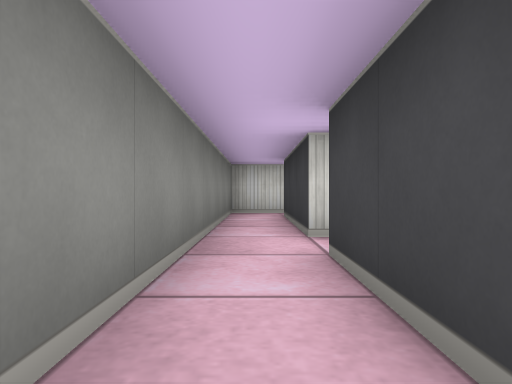
view 1 (above)

12 first-person views from a walk through a cub3D level. The camera is about half as high as the walls, looks level and sees 70° across. The floor is counted in squares. Each view is taken from the middle of a square. On the plan, view 1 faces up. The plan holds only what a view shows up to about 9 squares ahead; the rest is blank.

view 2
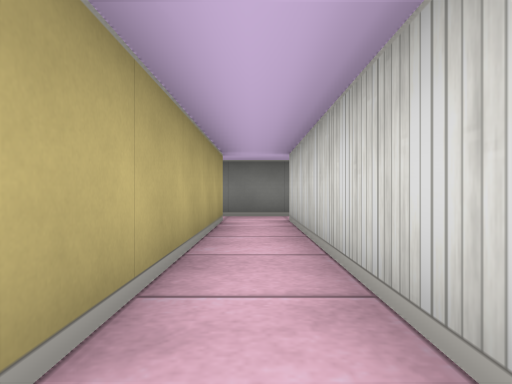

view 3
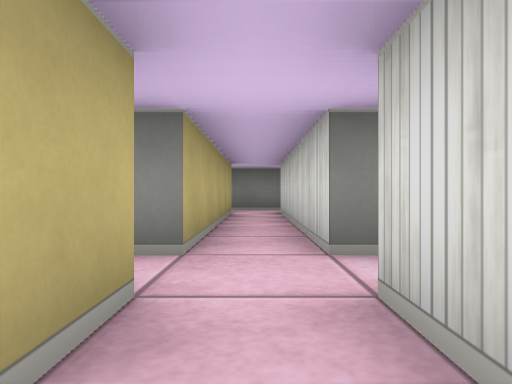

view 4
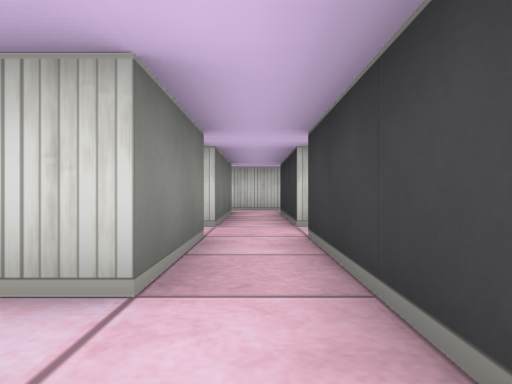

view 5
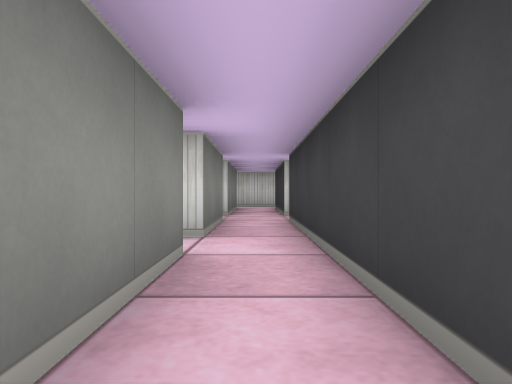

view 6
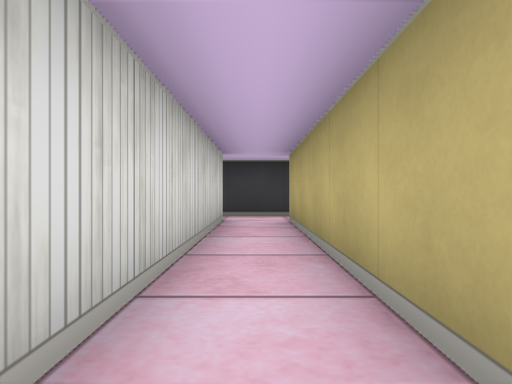

view 7
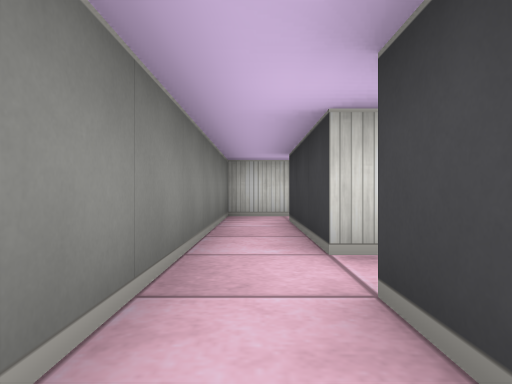

view 8
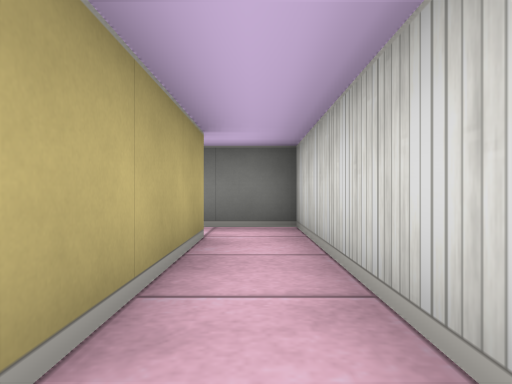

view 9
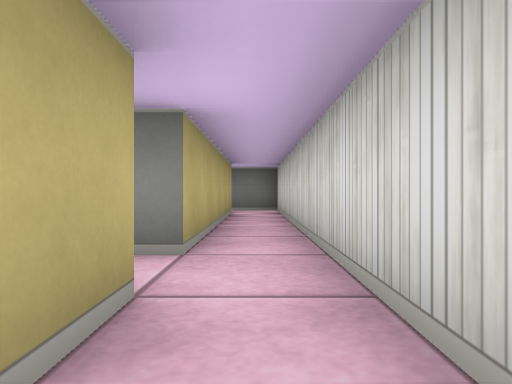

view 10
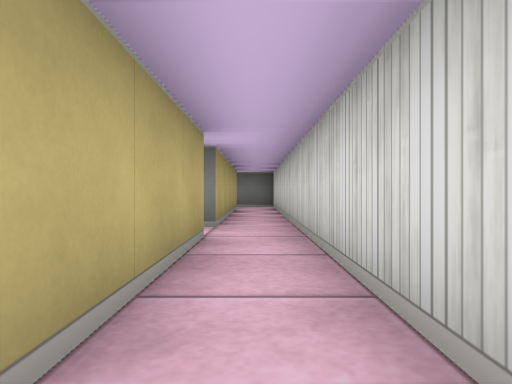

view 11
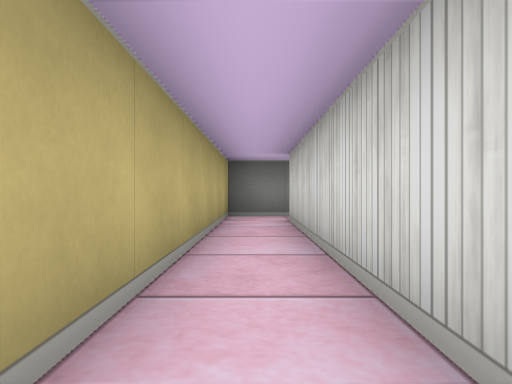

view 12
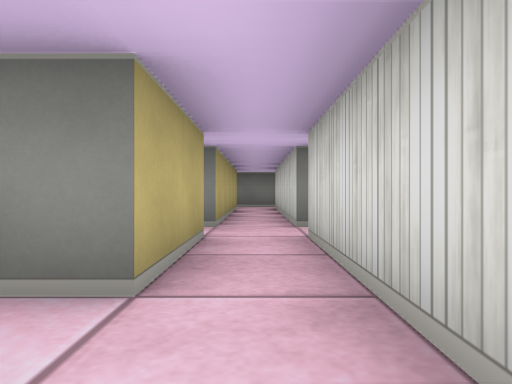

### Floor plan
Ten units are one square. View 1 is at (0, 0); x grows to the right and y downward. Boxes are objects, and circles mark ways between rooms. Rooms are numbered by the first view taken in them; rooms with no view inside come last. Other rooms are left out.
<svg viewBox="-10 -80 135 109">
<path fill="none" stroke="#000" d="M55 -5 5 -5M65 24 65 -5M-5 -5 -5 5 55 5 55 24M94 -75 54 -75M55 -65 55 -35M84 -35 65 -35 65 -65 94 -65M55 -25 55 -5M65 -5 65 -25 85 -25M-5 -35 -5 -5M5 -5 5 -25 55 -25M55 -35 5 -35M54 -75 -5 -75 -5 -35M5 -35 5 -65 55 -65M94 -35 84 -35M85 -25 85 -19"/>
<circle cx="60" cy="-15" r="3" fill="#2a7"/>
<circle cx="0" cy="-15" r="3" fill="#2a7"/>
<circle cx="60" cy="-30" r="3" fill="#2a7"/>
<circle cx="50" cy="-70" r="3" fill="#2a7"/>
<circle cx="75" cy="-30" r="3" fill="#2a7"/>
<circle cx="0" cy="-40" r="3" fill="#2a7"/>
<text x="40" y="0">1</text>
<text x="80" y="-70">2</text>
<text x="20" y="-30">3</text>
<text x="20" y="-70">4</text>
<text x="120" y="-30">5</text>
</svg>
Room 1 opens to room 2. Room 1 opens to room 3. Room 2 opens to room 3. Room 2 opens to room 4. Room 2 opens to room 5. Room 3 opens to room 4.

Where each view was taken, in squares from view 1:
view 1: 0 up, 0 right, facing up
view 2: 3 up, 6 right, facing left
view 3: 3 up, 8 right, facing left
view 4: 1 down, 6 right, facing up
view 5: 3 down, 6 right, facing up
view 6: 0 up, 0 right, facing right
view 7: 1 up, 0 right, facing up
view 8: 7 up, 4 right, facing left
view 9: 7 up, 8 right, facing left
view 10: 7 up, 10 right, facing left
view 11: 0 up, 6 right, facing left
view 12: 3 up, 10 right, facing left
